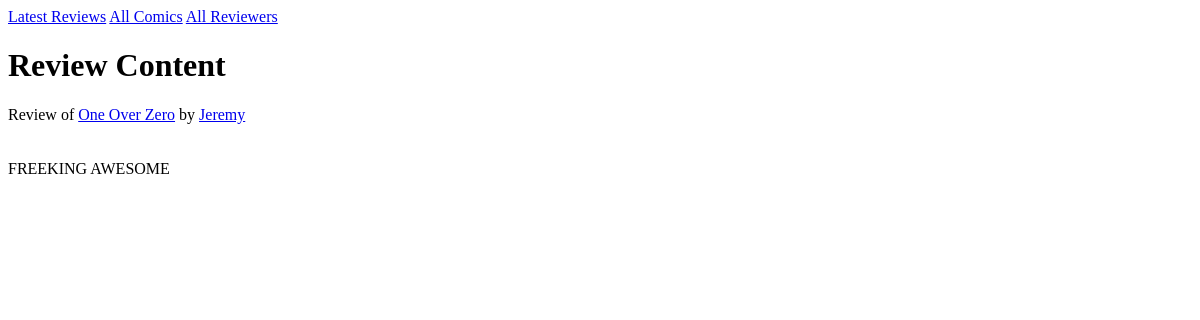
Before: /1/ with the older database file.
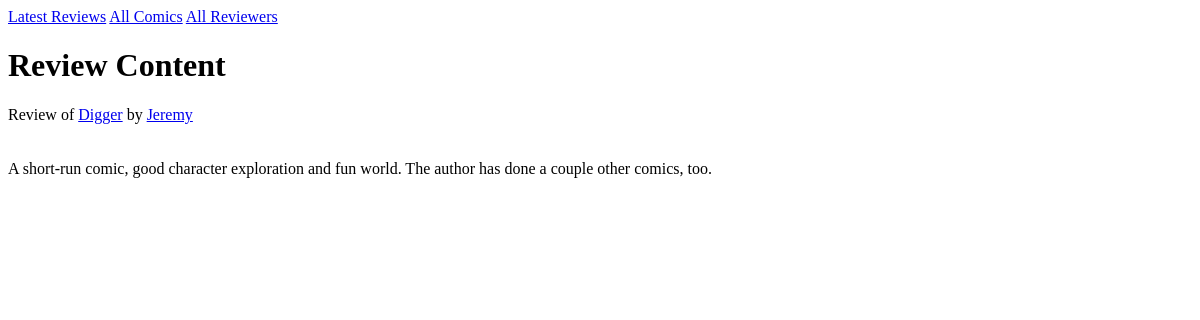
After: the same page with the newer database file.
### reviews/models.py (models this page shows, shortened)
class Review(models.Model):
    comic = models.ForeignKey(Comic)
    reviewer = models.ForeignKey(Reviewer)
    review_text = models.CharField(max_length=2000)
    stars = models.IntegerField(default=0)
    pub_date = models.DateTimeField('date reviewed')

class Comic(models.Model):
    RATING_UNRATED = 'un'
    RATING_G       = 'g'
    RATING_PG      = 'pg'
    RATING_PG_13   = 'pg13'
    RATING_R       = 'r'
    RATING_NC_17   = 'nc17'
    MPAA_RATING_CHOICES = (
        (RATING_UNRATED, '(Unrated)'),
        (RATING_G,       'G'),
        (RATING_PG,      'PG'),
        (RATING_PG_13,   'PG-13'),
        (RATING_R,       'R'),
        (RATING_NC_17,   'NC-17'),
    )
    name = models.CharField(max_length=50)
    url = models.CharField(max_length=200)
    mpaa_rating = models.CharField(
        max_length=4,
        choices=MPAA_RATING_CHOICES,
        default=RATING_UNRATED)

class Reviewer(models.Model):
    user = models.OneToOneField(User)
    name = models.CharField(max_length=50)
    admin = models.BooleanField(default=False)

### reviews/views.py (the view)
# urls.py: url(r'^(?P<review_id>\d+)/$', views.detail, name='detail'),
def detail(request, review_id):
    review = get_object_or_404(Review, pk=review_id)
    return render(request, 'reviews/detail.html', {'review':review})

### reviews/templates/reviews/detail.html (shortened to what this page needs)
{% extends 'reviews/base.html' %}
{% block allreviews %}{{ block.super }}{% endblock %}
{% block allcomics %}{{ block.super }}{% endblock %}
{% block allreviewers %}{{ block.super }}{% endblock %}
{% block content %}
    <h1>Review Content</h1>
    Review of <a href="{% url 'comicdetail' review.comic.id %}">{{ review.comic.name }}</a>
    by <a href="{% url 'reviewerdetail' review.reviewer.id %}">{{ review.reviewer.name }}</a>
    <br /><br />
    <br />
    {{ review.review_text }}
{% endblock %}

Changed rows visible on the page:
changed Review "Jeremy": comic.name "One Over Zero" → "Digger"; review_text "FREEKING AWESOME" → "A short-run comic, good character exploration and fun world. The author has done a couple other comics, too."
